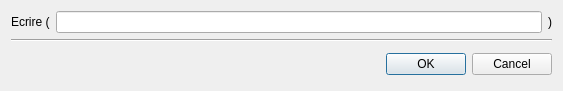
<?xml version="1.0" encoding="UTF-8"?>
<ui version="4.0">
 <class>Dialog_Ecrire</class>
 <widget class="QDialog" name="Dialog_Ecrire">
  <property name="geometry">
   <rect>
    <x>0</x>
    <y>0</y>
    <width>563</width>
    <height>88</height>
   </rect>
  </property>
  <property name="windowTitle">
   <string>Ecrire </string>
  </property>
  <property name="windowIcon">
   <iconset resource="../../Source.qrc">
    <normaloff>:/Icons/Icon/Icons8-Ios7-Editing-Increase-Font.ico</normaloff>:/Icons/Icon/Icons8-Ios7-Editing-Increase-Font.ico</iconset>
  </property>
  <layout class="QGridLayout" name="gridLayout_2">
   <item row="0" column="0">
    <layout class="QHBoxLayout" name="horizontalLayout">
     <item>
      <widget class="QLabel" name="label">
       <property name="text">
        <string>Ecrire (</string>
       </property>
      </widget>
     </item>
     <item>
      <widget class="QLineEdit" name="message"/>
     </item>
     <item>
      <widget class="QLabel" name="label_2">
       <property name="text">
        <string>)</string>
       </property>
      </widget>
     </item>
    </layout>
   </item>
   <item row="1" column="0">
    <widget class="Line" name="line">
     <property name="orientation">
      <enum>Qt::Horizontal</enum>
     </property>
    </widget>
   </item>
   <item row="2" column="0">
    <layout class="QHBoxLayout" name="horizontalLayout_2">
     <item>
      <widget class="QWidget" name="widget" native="true">
       <layout class="QGridLayout" name="gridLayout">
        <item row="0" column="0">
         <widget class="QLabel" name="commentaire">
          <property name="text">
           <string/>
          </property>
         </widget>
        </item>
       </layout>
      </widget>
     </item>
     <item>
      <widget class="QDialogButtonBox" name="buttonBox">
       <property name="orientation">
        <enum>Qt::Horizontal</enum>
       </property>
       <property name="standardButtons">
        <set>QDialogButtonBox::Cancel|QDialogButtonBox::Ok</set>
       </property>
      </widget>
     </item>
    </layout>
   </item>
  </layout>
 </widget>
 <resources>
  <include location="../../Source.qrc"/>
 </resources>
 <connections>
  <connection>
   <sender>buttonBox</sender>
   <signal>accepted()</signal>
   <receiver>Dialog_Ecrire</receiver>
   <slot>accept()</slot>
   <hints>
    <hint type="sourcelabel">
     <x>248</x>
     <y>254</y>
    </hint>
    <hint type="destinationlabel">
     <x>157</x>
     <y>274</y>
    </hint>
   </hints>
  </connection>
  <connection>
   <sender>buttonBox</sender>
   <signal>rejected()</signal>
   <receiver>Dialog_Ecrire</receiver>
   <slot>reject()</slot>
   <hints>
    <hint type="sourcelabel">
     <x>316</x>
     <y>260</y>
    </hint>
    <hint type="destinationlabel">
     <x>286</x>
     <y>274</y>
    </hint>
   </hints>
  </connection>
 </connections>
</ui>
